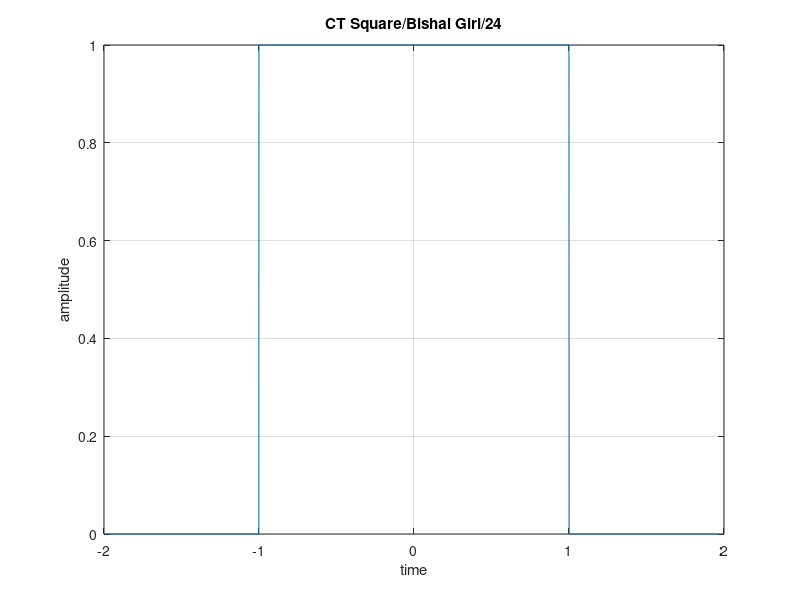

Recreate this plot in MATLAB.
clc;
close all;
clear all;

i = 1;
for t = -2:0.001:2
    if (abs(t) > 1)
        x(i) = 0;
    else
        x(i) = 1;
    end
    i = i+1;
end

t = -2:0.001:2;
plot(t, x)
xlabel('time');
ylabel('amplitude');
title('CT Square/Bishal Giri/24');
grid on;
